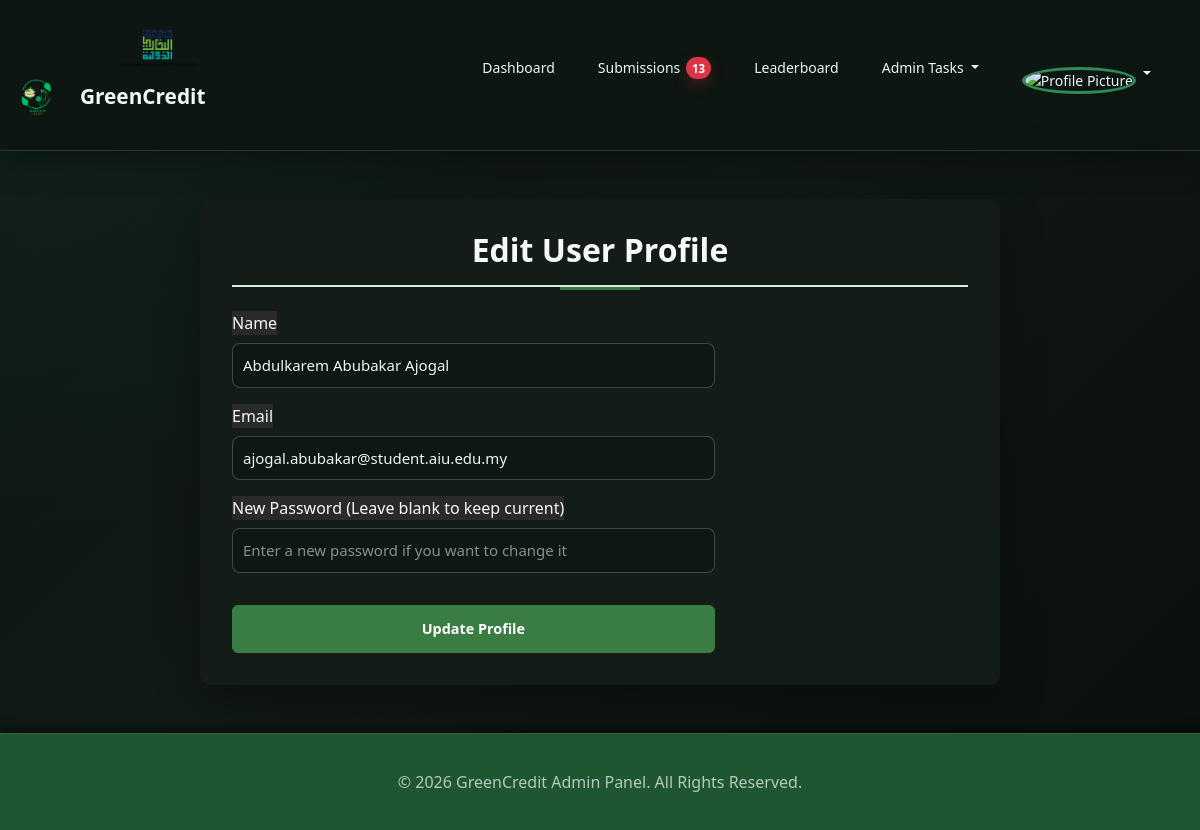
Page /admin/edituser.php?id=210 (signed in) on the committed database.
### tables this page shows
CREATE TABLE `users` (
  `id` int NOT NULL,
  `name` varchar(255) NOT NULL,
  `date_of_birth` date NOT NULL,
  `phone_number` varchar(20) NOT NULL,
  `email` varchar(255) NOT NULL,
  `password` varchar(255) NOT NULL,
  `role` enum('admin','user') DEFAULT 'user',
  `eco_points` int DEFAULT '0',
  `profile_pic` varchar(255) DEFAULT 'default-profile.jpg',
  `program_of_study` varchar(255) NOT NULL,
  `intake` varchar(50) NOT NULL,
  `country` varchar(100) NOT NULL,
  `gender` enum('Male','Female','Other') NOT NULL,
  `department` varchar(255) NOT NULL,
  `expected_graduation_year` year NOT NULL,
  `created_at` timestamp NOT NULL DEFAULT CURRENT_TIMESTAMP,
  `reset_token` varchar(255) DEFAULT NULL,
  `token_expiry` datetime DEFAULT NULL
);

### admin/edituser.php (the view, shortened to what this page needs)
<?php
include '../includes/db.php';
if (isset($_GET['id'])) {
    $user_id = $_GET['id'];
    $query = "SELECT * FROM users WHERE id = ?";
    $stmt = $conn->prepare($query);
    $stmt->bind_param("i", $user_id);
    $stmt->execute();
    $user_result = $stmt->get_result();
    if ($user_result->num_rows > 0) {
        $user_data = $user_result->fetch_assoc();
    } else {
        $_SESSION['error'] = "User not found!";
        header('Location: manageuser.php');
        exit();
    }
}
?>
<!DOCTYPE html>
<html lang="en">
<head>
    <link href="https://cdn.jsdelivr.net/npm/bootstrap@5.1.3/dist/css/bootstrap.min.css" rel="stylesheet">
    <link rel="stylesheet" href="../assets/css/styles.css">
</head>
<body>
<?php include 'includes/header.php'; ?>
<div class="container my-5">
    <h2 class="text-center mb-4">Edit User Profile</h2>
    <form action="edituser.php?id=<?php echo $user_id; ?>" method="POST" onsubmit="return validatePassword()">
        <div class="row">
            <div class="col-md-8">
                <div class="mb-3">
                    <label for="name" class="form-label">Name</label>
                    <input type="text" class="form-control" id="name" name="name" value="<?php echo htmlspecialchars($user_data['name']); ?>" required>
                </div>
                <div class="mb-3">
                    <label for="email" class="form-label">Email</label>
                    <input type="email" class="form-control" id="email" name="email" value="<?php echo htmlspecialchars($user_data['email']); ?>" required>
                </div>
                <div class="mb-3">
                    <label for="password" class="form-label">New Password (Leave blank to keep current)</label>
                    <input type="password" class="form-control" id="password" name="password" placeholder="Enter a new password if you want to change it">
                </div>
                <button type="submit" class="btn btn-primary">Update Profile</button>
            </div>
        </div>
    </form>
</div>
<?php include 'includes/footer.php'; ?>
</body>
</html>

### assets/css/styles.css (style rules this page uses)
:root { --primary-green: #2e8b57; --dark-green: #1e5631; --light-green: #d4edda; --eco-beige: #f5f5dc; }
:root { --public-bg: #f4f7f5; --public-surface: #ffffff; --public-surface-soft: #f8fbf8; --public-text: #1f2933; --public-muted: #667085; --public-border: rgba(20, 83, 45, 0.12); --public-primary: #2e8b57; --public-shadow: 0 14px 34px rgba(16, 24, 40, 0.08); }
body { background: var(--public-bg); color: var(--public-text); transition: background-color .25s ease, color .25s ease; }
body.dark-mode { --public-bg: #0f1411; --public-surface: #171d19; --public-surface-soft: #1d2620; --public-text: #edf6ef; --public-muted: #a9b8ad; --public-border: rgba(190, 233, 205, 0.14); --public-primary: #78d99a; --public-shadow: 0 16px 36px rgba(0, 0, 0, 0.35); background: radial-gradient(circle at top left, rgba(46, 139, 87, .14), transparent 34%), var(--public-bg) !important; color: var(--public-text); }
body.dark-mode h1, body.dark-mode h2, body.dark-mode h3, body.dark-mode h4, body.dark-mode h5, body.dark-mode .section-title, body.dark-mode .card-title { color: #d9f7e2 !important; }
body.dark-mode .form-control, body.dark-mode .form-select, body.dark-mode .input-group-text, body.dark-mode textarea { background: #101713 !important; color: var(--public-text) !important; border-color: var(--public-border) !important; }
body.dark-mode .form-control::placeholder { color: #7f8d83; }
html { overflow-x: hidden; }
body { overflow-x: hidden; text-rendering: optimizeLegibility; }
.container, .container-fluid { min-width: 0; }
.btn, button, input, select, textarea { min-width: 0; }
:root { --primary-green: #2e8b57; --secondary-green: #e8f5e9; --dark-green: #1e5631; --light-gray: #f8f9fa; --text-color: #333; }
:root { --primary-green: #2e8b57; --secondary-green: #e8f5e9; --dark-green: #1e5631; --light-gray: #f8f9fa; --text-color: #333; --white: #ffffff; }
.container.my-5 { max-width: 600px; margin: 2rem auto; padding: 2rem; background-color: #fff; border-radius: 10px; box-shadow: 0 0 20px rgba(0, 0, 0, 0.1); }
.container.my-5 h2 { color: #2e8b57; margin-bottom: 1.5rem; font-weight: 600; text-align: center; }
.form-label { font-weight: 500; color: #495057; margin-bottom: 0.5rem; }
.form-control { padding: 0.75rem 1rem; border: 1px solid #ced4da; border-radius: 8px; transition: all 0.3s; }
.btn-primary { background-color: #2e8b57; border-color: #2e8b57; padding: 0.75rem 1.5rem; font-weight: 500; border-radius: 8px; width: 100%; transition: all 0.3s; }
form .form-label { font-weight: 500; color: #333; }
input.form-control { border-radius: 8px; padding: 10px; font-size: 15px; box-shadow: none; }

### rows in the picture
users: name "Abdulkarem Abubakar Ajogal", email "ajogal.abubakar@student.aiu.edu.my"

### other values in the picture
$pending_submission_count "13"
